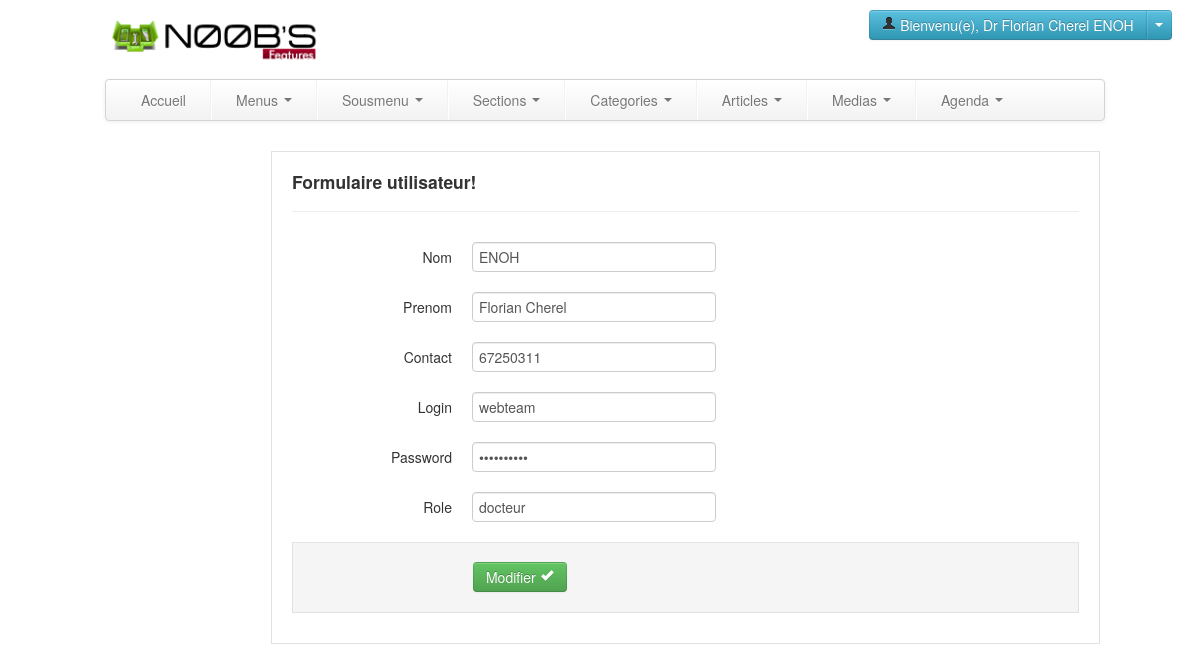
Screenshot of /myadmin/formulaire.php?form=utilisateur&id=1 (signed in) with the database file from the repository.
### tables this page shows
CREATE TABLE IF NOT EXISTS `utilisateur` (
  `id_user` int(11) NOT NULL AUTO_INCREMENT,
  `nom` varchar(45) DEFAULT NULL,
  `prenom` varchar(45) DEFAULT NULL,
  `contact` varchar(45) DEFAULT NULL,
  `login` varchar(45) DEFAULT NULL,
  `password` varchar(45) DEFAULT NULL,
  `role` varchar(45) DEFAULT NULL,
  PRIMARY KEY (`id_user`)
);

### myadmin/required/class/mysql.class.php (called while the page is built, shortened)
<?php
	class MysqlConnect
	{
		public function Connecter()
		{
			if($this->connex = mysql_connect(self::SERVER,self::USER,self::PWD)){
				if($this->tb = mysql_select_db(self::DB,$this->connex)){
					return true;
				}else{
					return mysql_error();
				}
			}else{
				return mysql_error();
			}
		}
	}
?>

### myadmin/required/class/queries.class.php (called while the page is built, shortened)
<?php
	require_once('mysql.class.php');
	class GeneralsQueries extends MysqlConnect{
		public $table;
		public $valeurs;
		public $champs;
		public function Protection($donnees){
			if($this->Connecter()){
				return mysql_real_escape_string(htmlentities($donnees));
				}
		}
		public function Select(){
			if($this->Connecter()){
				$selection = "SELECT ".$this->Protection($this->champs)." FROM ".$this->Protection($this->table)."  WHERE ".$this->valeurs."";
				$reponse = mysql_query($selection) or exit($this->ErreurSQL());
				$n = mysql_num_rows($reponse);
				if($n!=0){
					$data = array();
					$i=0;
					while($datum = mysql_fetch_array($reponse)){
						$data[$i] = $datum;
						$i++;
					}
					return $data;
				}
				else return false;
			}else{
				return $this->ErreurSQL();
			}
		}
	}
?>

### myadmin/include/forms/form-utilisateur.php (the view, shortened to what this page needs)
 <div class="page-header">
					 		<h4 class="Heading4">Formulaire utilisateur!</h4>
					 	</div>
 <?php
 require_once("required/class/queries.class.php");
	 $loader = new GeneralsQueries;
	 if(isset($_GET['id'])){
	 $loader->champs="*";
	 $loader->table="utilisateur";
	 $loader->valeurs="id_user= '".$_GET['id']."'";
	 $res =$loader->Select();
		 $nom=$res[0]['nom'];
		 $prenom=$res[0]['prenom'];
		 $contact=$res[0]['contact'];
		 $login=$res[0]['login'];
		 $password=$res[0]['password'];
		 $role=$res[0]['role'];
		 $lib="Modifier";
	 }
 ?>
<form method="POST" action="include/recup/recup-utilisateur.php" class="form-horizontal">
	<div class="control-group">
		<label class="control-label" for="nom">Nom</label>
		<div class="controls">
			<input type='text' name='nom' id='nom' value='<?php echo $nom;?>' required class="special"/>
		</div>
	</div>
	<div class="control-group">
		<label class="control-label" for="prenom">Prenom</label>
		<div class="controls">
			<input type='text' name='prenom' id='prenom' value='<?php echo $prenom;?>' required class="special"/>
		</div>
	</div>
	<div class="control-group">
		<label class="control-label" for="contact">Contact</label>
		<div class="controls">
			<input type='text' name='contact' id='contact' value='<?php echo $contact;?>' required class="special"/>
		</div>
	</div>
	<div class="control-group">
		<label class="control-label" for="login">Login</label>
		<div class="controls">
			<input type='text' name='login' id='login' value='<?php echo $login;?>' required class="special"/>
		</div>
	</div>
	<div class="control-group">
		<label class="control-label" for="password">Password</label>
		<div class="controls">
			<input type='password' name='password' id='password' value='<?php echo $password;?>' required class="special"/>
		</div>
	</div>
	<div class="control-group">
		<label class="control-label" for="role">Role</label>
		<div class="controls">
			<input type='text' name='role' id='role' value='<?php echo $role;?>' required class="special"/>
		</div>
	</div>
		 <div class="form-actions"><button type="submit" class="btn btn-success" id="button"><?php echo $lib;  ?>  <i class="icon-ok icon-white"></i></button></div>
</form>

### myadmin/css/all.css (style rules this page uses)
body { margin:0; font-size: 12px; font-family: helvetica; background: url(../pictures/bg_clear.jpg); overflow-x:hidden; }
div.form-actions { border-left: 1px solid #E1E1E1; border-right: 1px solid #E1E1E1; border-bottom: 1px solid #E1E1E1; }
div.controls input.special { width: 230px; }

### rows the page displays
utilisateur: nom "ENOH", prenom "Florian Cherel", contact "67250311", login "webteam", role "docteur"

### other values shown
$_SESSION['appUserName'] "Florian Cherel ENOH"
$lib "Modifier"
